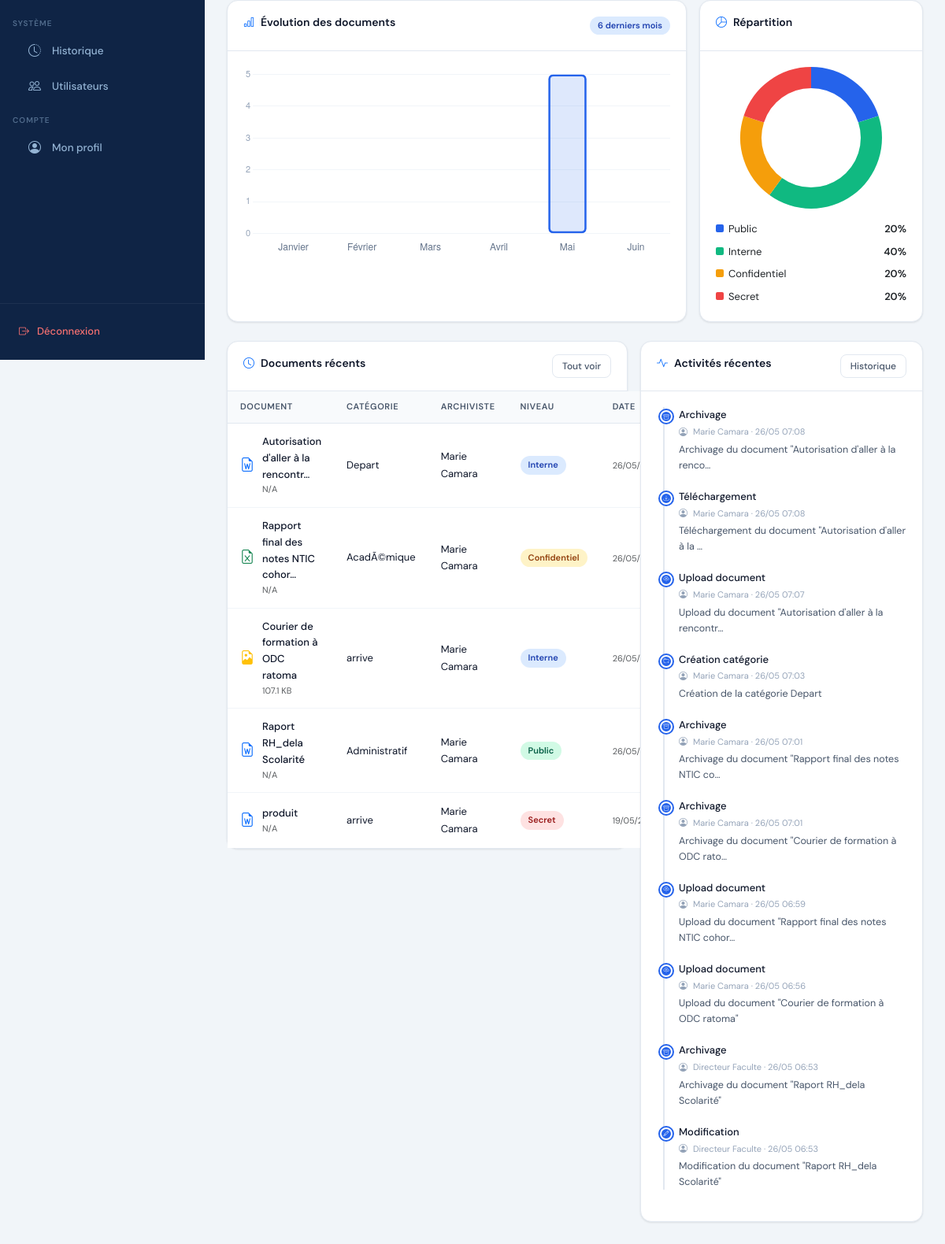
/auth/dashboard/ (signed in, lower part), run on an earlier commit of the app's database.
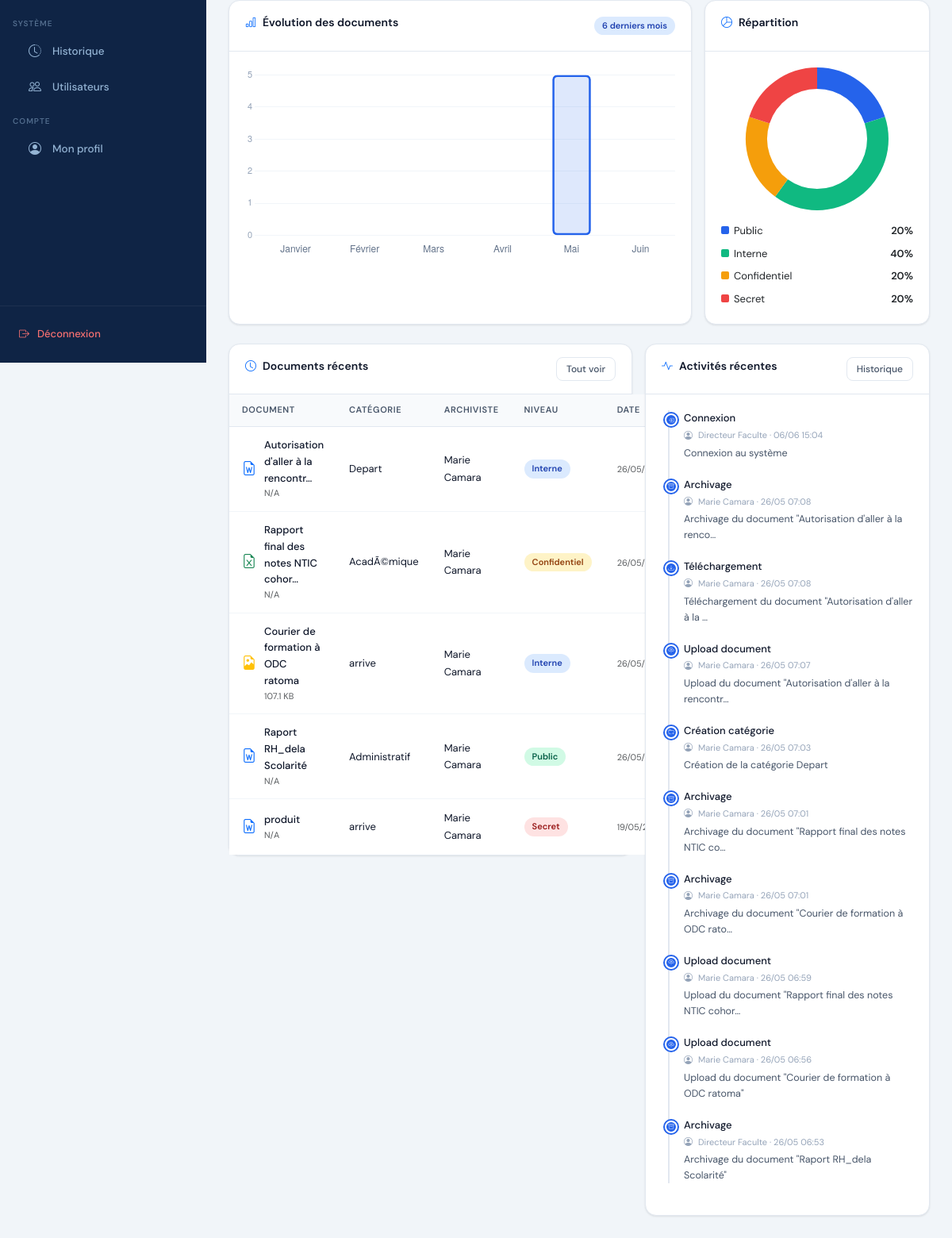
And on a later commit of the database.
### apps/documents/models.py (models this page shows, shortened)
class Document(models.Model):
    CONFIDENTIALITE_CHOICES = [
        ('public', 'Public'),
        ('interne', 'Interne'),
        ('confidentiel', 'Confidentiel'),
        ('secret', 'Secret'),
    ]
    STATUT_CHOICES = [
        ('actif', 'Actif'),
        ('archive', 'Archivé'),
        ('supprime', 'Supprimé'),
    ]
    titre = models.CharField(max_length=255)
    description = models.TextField(blank=True)
    fichier = models.FileField(upload_to='documents/%Y/%m/')
    categorie = models.ForeignKey(Categorie, on_delete=models.SET_NULL, null=True)
    tags = models.ManyToManyField(Tag, blank=True)
    archiviste = models.ForeignKey(settings.AUTH_USER_MODEL, on_delete=models.SET_NULL, null=True, related_name='documents')
    confidentialite = models.CharField(max_length=20, choices=CONFIDENTIALITE_CHOICES, default='interne')
    statut = models.CharField(max_length=20, choices=STATUT_CHOICES, default='actif')
    created_at = models.DateTimeField(auto_now_add=True)
    updated_at = models.DateTimeField(auto_now=True)
    def get_extension(self):
        _, ext = os.path.splitext(self.fichier.name)
        return ext.lower()
    def get_icon(self):
        ext = self.get_extension()
        icons = {
            '.pdf': 'bi-file-earmark-pdf text-danger',
            '.doc': 'bi-file-earmark-word text-primary',
            '.docx': 'bi-file-earmark-word text-primary',
            '.xls': 'bi-file-earmark-excel text-success',
            '.xlsx': 'bi-file-earmark-excel text-success',
            '.png': 'bi-file-earmark-image text-warning',
            '.jpg': 'bi-file-earmark-image text-warning',
            '.jpeg': 'bi-file-earmark-image text-warning',
            '.ppt': 'bi-file-earmark-ppt text-orange',
            '.pptx': 'bi-file-earmark-ppt text-orange',
        }
        return icons.get(ext, 'bi-file-earmark text-secondary')
    def get_taille(self):
        try:
            size = self.fichier.size
            if size < 1024: return f"{size} B"
            elif size < 1024**2: return f"{size/1024:.1f} KB"
            else: return f"{size/1024**2:.1f} MB"
        except: return "N/A"
    class Meta:
        verbose_name = 'Document'
        ordering = ['-created_at']

### apps/categories/models.py (models this page shows)
class Categorie(models.Model):
    COULEUR_CHOICES = [
        ('primary', 'Bleu'), ('success', 'Vert'), ('danger', 'Rouge'),
        ('warning', 'Orange'), ('info', 'Cyan'), ('secondary', 'Gris'),
        ('dark', 'Foncé'),
    ]
    nom = models.CharField(max_length=100, unique=True)
    description = models.TextField(blank=True)
    couleur = models.CharField(max_length=20, choices=COULEUR_CHOICES, default='primary')
    parent = models.ForeignKey('self', on_delete=models.SET_NULL, null=True, blank=True, related_name='sous_categories')
    created_at = models.DateTimeField(auto_now_add=True)
    def __str__(self):
        return self.nom
    class Meta:
        verbose_name = 'Catégorie'
        ordering = ['nom']

### apps/accounts/models.py (models this page shows, shortened)
class User(AbstractUser):
    ROLE_CHOICES = [
        ('administrateur', 'Administrateur'),
        ('archiviste', 'Archiviste'),
    ]
    role = models.CharField(max_length=20, choices=ROLE_CHOICES, default='archiviste')
    photo = models.ImageField(upload_to='photos/', blank=True, null=True)
    telephone = models.CharField(max_length=20, blank=True)
    departement = models.CharField(max_length=100, blank=True)
    is_active = models.BooleanField(default=True)
    created_at = models.DateTimeField(auto_now_add=True)
    updated_at = models.DateTimeField(auto_now=True)
    def is_admin(self):
        return self.role == 'administrateur'
    class Meta:
        verbose_name = 'Utilisateur'
        verbose_name_plural = 'Utilisateurs'

### apps/historique/models.py (models this page shows, shortened)
class Historique(models.Model):
    ACTION_CHOICES = [
        ('connexion', 'Connexion'),
        ('deconnexion', 'Déconnexion'),
        ('upload', 'Upload document'),
        ('modification', 'Modification'),
        ('suppression', 'Suppression'),
        ('archivage', 'Archivage'),
        ('telechargement', 'Téléchargement'),
        ('creation_utilisateur', 'Création utilisateur'),
        ('modification_utilisateur', 'Modification utilisateur'),
        ('suppression_utilisateur', 'Suppression utilisateur'),
        ('creation_categorie', 'Création catégorie'),
        ('suppression_categorie', 'Suppression catégorie'),
        ('autre', 'Autre'),
    ]
    ICON_MAP = {
        'connexion': 'bi-box-arrow-in-right',
        'deconnexion': 'bi-box-arrow-right',
        'upload': 'bi-cloud-upload',
        'modification': 'bi-pencil',
        'suppression': 'bi-trash',
        'archivage': 'bi-archive',
        'telechargement': 'bi-download',
        'creation_utilisateur': 'bi-person-plus',
        'modification_utilisateur': 'bi-person-gear',
        'suppression_utilisateur': 'bi-person-x',
        'creation_categorie': 'bi-folder-plus',
        'suppression_categorie': 'bi-folder-x',
        'autre': 'bi-info-circle',
    }
    utilisateur = models.ForeignKey(settings.AUTH_USER_MODEL, on_delete=models.SET_NULL, null=True)
    action = models.CharField(max_length=50, choices=ACTION_CHOICES)
    description = models.TextField()
    ip_address = models.GenericIPAddressField(null=True, blank=True)
    created_at = models.DateTimeField(auto_now_add=True)
    def get_icon(self):
        return self.ICON_MAP.get(self.action, 'bi-info-circle')
    class Meta:
        verbose_name = 'Historique'
        ordering = ['-created_at']

### apps/accounts/views.py (the view, shortened to what this page needs)
# urls.py: path('dashboard/', views.dashboard, name='dashboard'),
@login_required
def dashboard(request):
    user = request.user
    if user.is_admin():
        docs = Document.objects.all()
        users = User.objects.all()
        recent_docs = docs.order_by('-created_at')[:5]
        recent_activity = Historique.objects.select_related('utilisateur').all().order_by('-created_at')[:10]
        today = datetime.date.today()
        stats = {
            'total_docs': docs.count(),
            'total_users': users.count(),
            'docs_ce_mois': docs.filter(created_at__month=today.month, created_at__year=today.year).count(),
            'archivistes': users.filter(role='archiviste').count(),
        }
        mois_labels = []
        mois_data = []
        mois_fr = ['Janvier','Février','Mars','Avril','Mai','Juin','Juillet','Août','Septembre','Octobre','Novembre','Décembre']
        for i in range(5, -1, -1):
            m = today.month - i
            y = today.year
            while m <= 0:
                m += 12
                y -= 1
            count = docs.filter(created_at__month=m, created_at__year=y).count()
            mois_labels.append(mois_fr[m - 1])
            mois_data.append(count)
        conf_data = {
            'public': docs.filter(confidentialite='public').count(),
            'interne': docs.filter(confidentialite='interne').count(),
            'confidentiel': docs.filter(confidentialite='confidentiel').count(),
            'secret': docs.filter(confidentialite='secret').count(),
        }
        total_conf = sum(conf_data.values())
        if total_conf > 0:
            conf_pct = {k: round(v * 100 / total_conf) for k, v in conf_data.items()}
        else:
            conf_pct = {'public': 0, 'interne': 0, 'confidentiel': 0, 'secret': 0}
        notifications = Historique.objects.select_related('utilisateur').order_by('-created_at')[:5]
        return render(request, 'admin_ged/dashboard.html', {
            'stats': stats,
            'recent_docs': recent_docs,
            'recent_activity': recent_activity,
            'mois_labels': mois_labels,
            'mois_data': mois_data,
            'conf_pct': conf_pct,
            'notifications': notifications,
        })

### templates/admin_ged/dashboard.html (shortened to what the changed rows need)
{% extends 'base.html' %}
{% load static %}
{% block content %}
<div class="row g-3">
  <div class="col-12 col-lg-7">
    <div class="card">
      <div class="card-body p-0">
        {% if recent_docs %}
          <table class="table mb-0">
            <thead>
              <tr><th>Document</th><th>Catégorie</th><th>Archiviste</th><th>Niveau</th><th>Date</th></tr>
            </thead>
            <tbody>
              {% for doc in recent_docs %}
              <tr style="cursor:pointer;" data-href="{% url 'detail_document' doc.pk %}">
                <td>
                  <div style="display:flex;align-items:center;gap:10px;">
                    <i class="{{ doc.get_icon }}" style="font-size:18px;"></i>
                    <div>
                      <div class="fw-500 text-sm">{{ doc.titre|truncatechars:35 }}</div>
                      <div class="text-xs text-muted">{{ doc.get_taille }}</div>
                    </div>
                  </div>
                </td>
                <td><span class="text-sm">{{ doc.categorie|default:"—" }}</span></td>
                <td><span class="text-sm">{{ doc.archiviste.get_full_name|default:doc.archiviste.username|default:"—" }}</span></td>
                <td><span class="badge-custom badge-{{ doc.confidentialite }}">{{ doc.get_confidentialite_display }}</span></td>
                <td><span class="text-xs text-muted">{{ doc.created_at|date:"d/m/Y" }}</span></td>
              </tr>
              {% endfor %}
            </tbody>
          </table>
        {% else %}
          <div class="empty-state">
            <div class="empty-icon"><i class="bi bi-folder2-open"></i></div>
            <div class="empty-title">Aucun document archivé</div>
            <div class="empty-text">Les documents apparaîtront ici après le premier upload</div>
          </div>
        {% endif %}
      </div>
    </div>
  </div>
  <div class="col-12 col-lg-5">
    <div class="card">
      <div class="card-body">
        {% if recent_activity %}
          <div class="timeline">
            {% for log in recent_activity %}
            <div class="timeline-item">
              <div class="timeline-dot"><i class="{{ log.get_icon }}" style="font-size:7px;"></i></div>
              <div class="timeline-content">
                <div class="timeline-title">{{ log.get_action_display }}</div>
                <div class="timeline-time">
                  <i class="bi bi-person-circle me-1"></i>
                  {{ log.utilisateur.get_full_name|default:log.utilisateur.username|default:"Système" }}
                  · {{ log.created_at|date:"d/m H:i" }}
                </div>
                <div class="timeline-desc">{{ log.description|truncatechars:55 }}</div>
              </div>
            </div>
            {% endfor %}
          </div>
        {% else %}
          <div class="empty-state">
            <div class="empty-icon"><i class="bi bi-clock-history"></i></div>
            <div class="empty-title">Aucune activité</div>
          </div>
        {% endif %}
      </div>
    </div>
  </div>
</div>
{% endblock %}

What changed in the data, as far as the page shows it:
no longer on this page (row unchanged): Historique: action "Modification", utilisateur.get_full_name "Directeur Faculte", created_at "26/05 06:53", description "Modification du document \"Raport RH_dela Scolarité\""
added Historique: action "Connexion", utilisateur.get_full_name "Directeur Faculte", created_at "06/06 15:04", description "Connexion au système"
